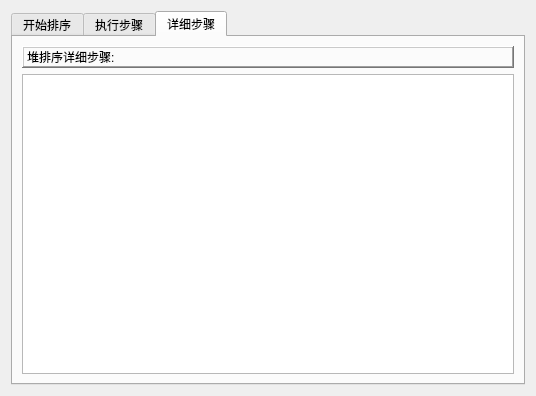
<?xml version="1.0" encoding="UTF-8"?>
<ui version="4.0">
 <class>Dialog_4</class>
 <widget class="QDialog" name="Dialog_4">
  <property name="geometry">
   <rect>
    <x>0</x>
    <y>0</y>
    <width>536</width>
    <height>396</height>
   </rect>
  </property>
  <property name="windowTitle">
   <string>Dialog</string>
  </property>
  <layout class="QVBoxLayout" name="verticalLayout_2">
   <item>
    <layout class="QVBoxLayout" name="verticalLayout">
     <item>
      <widget class="QTabWidget" name="tabWidget">
       <property name="currentIndex">
        <number>2</number>
       </property>
       <widget class="QWidget" name="tab_1">
        <attribute name="title">
         <string>开始排序</string>
        </attribute>
        <layout class="QVBoxLayout" name="verticalLayout_3">
         <item>
          <widget class="QTableView" name="source"/>
         </item>
         <item>
          <widget class="QPushButton" name="pushButton">
           <property name="text">
            <string>清除</string>
           </property>
          </widget>
         </item>
        </layout>
       </widget>
       <widget class="QWidget" name="tab_2">
        <attribute name="title">
         <string>执行步骤</string>
        </attribute>
        <layout class="QVBoxLayout" name="verticalLayout_4">
         <item>
          <widget class="QTableWidget" name="step">
           <row>
            <property name="text">
             <string>原始数据</string>
            </property>
           </row>
          </widget>
         </item>
        </layout>
       </widget>
       <widget class="QWidget" name="tab_3">
        <attribute name="title">
         <string>详细步骤</string>
        </attribute>
        <layout class="QVBoxLayout" name="verticalLayout_5">
         <item>
          <widget class="QLabel" name="label">
           <property name="frameShape">
            <enum>QFrame::WinPanel</enum>
           </property>
           <property name="frameShadow">
            <enum>QFrame::Raised</enum>
           </property>
           <property name="text">
            <string>堆排序详细步骤:</string>
           </property>
          </widget>
         </item>
         <item>
          <widget class="QTextEdit" name="textEdit"/>
         </item>
        </layout>
       </widget>
      </widget>
     </item>
    </layout>
   </item>
  </layout>
 </widget>
 <resources/>
 <connections/>
</ui>
